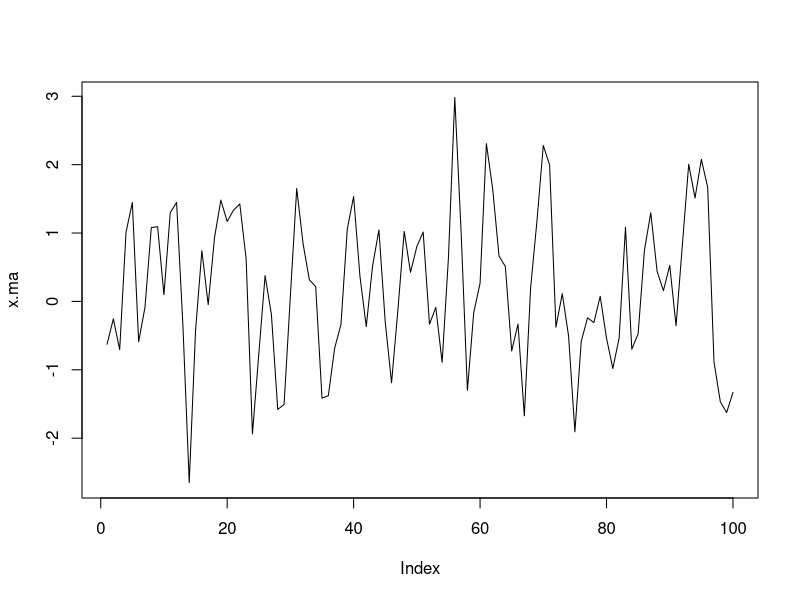
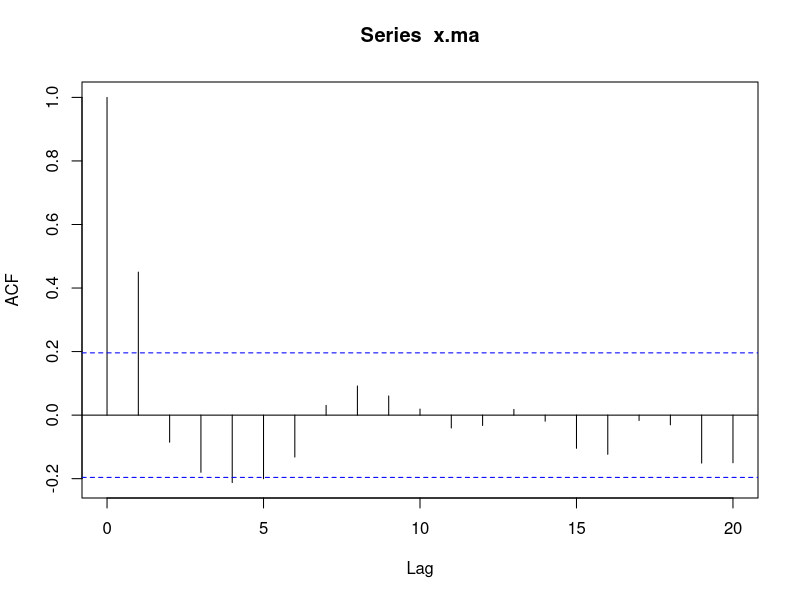
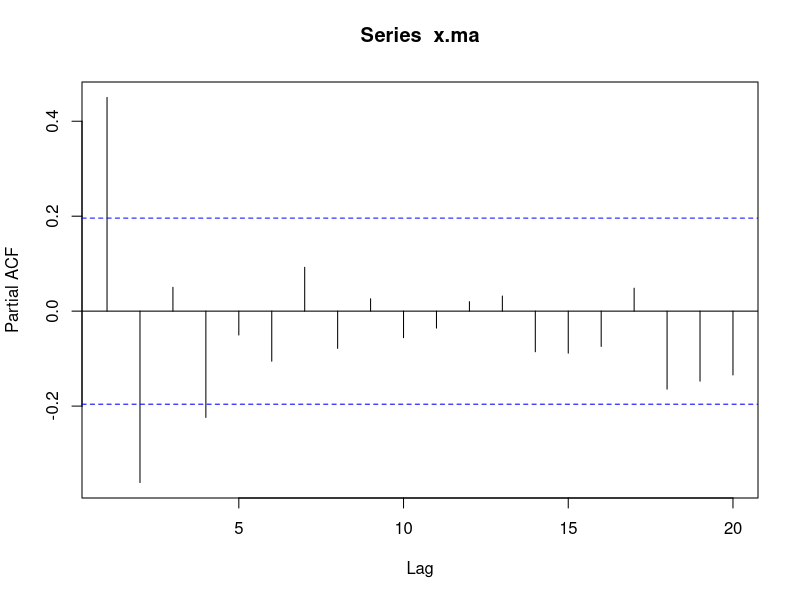
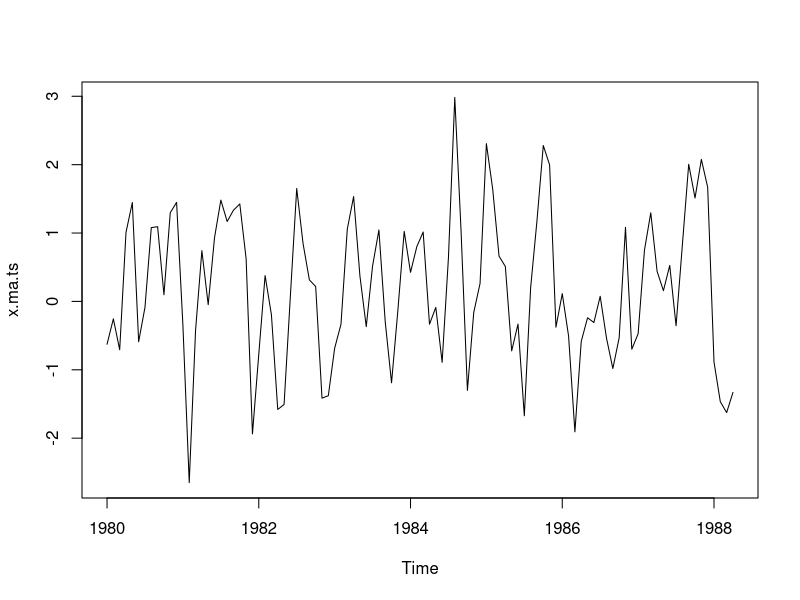

Write the R code that produced these figures, in order.
## ---- chunk 1
set.seed(1)
x.ma <- w <- rnorm(100)
for (t in 2:100) x.ma[t]  <- w[t] + 0.7 * w[t-1] 
## ---- chunk 2
plot(x.ma,type="l")            
## ---- chunk 3
acf(x.ma)
## ---- chunk 4
pacf(x.ma)

## ---- chunk 5
x.ma.ts <- ts(x.ma, st=1980, frequency=12)
plot(x.ma.ts)
## ---- chunk 6
library(forecast)
auto.arima(x.ma.ts)
